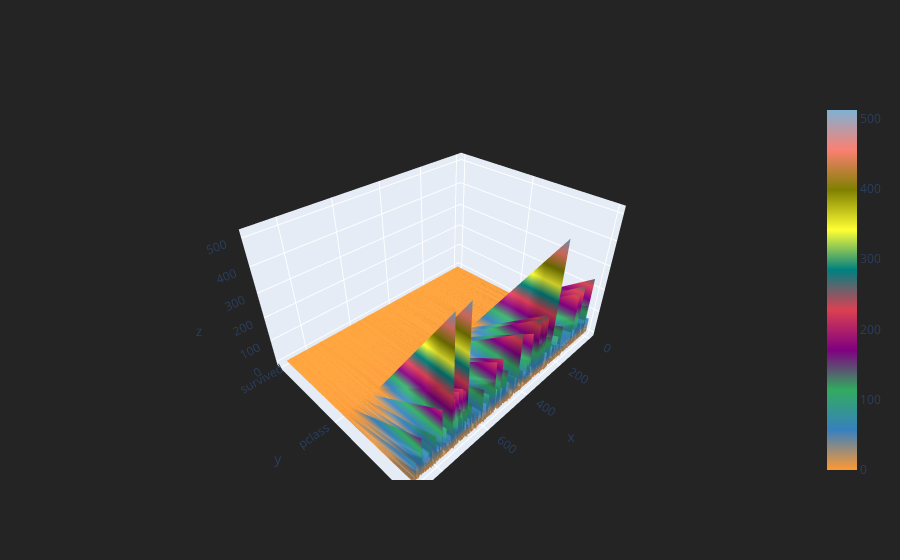

Notebook cell for this chart:
### Code cell
#lets see what kind of structure df2 is going to show 
df2.iplot(kind = 'surface')

### Figure 1 — Plotly figure (JSON) as saved in the notebook; plotly's stock layout.template omitted (floating-point values rounded to 4 significant figures; data arrays with more than 128 entries replaced by an {"elided": "..."} marker saying what was removed)
{"data": [{"colorscale": [[0, "rgb(255, 153, 51)"], [0.1111, "rgb(55, 128, 191)"], [0.2222, "rgb(50, 171, 96)"], [0.3333, "rgb(128, 0, 128)"], [0.4444, "rgb(219, 64, 82)"], [0.5556, "rgb(0, 128, 128)"], [0.6667, "rgb(255, 255, 51)"], [0.7778, "rgb(128, 128, 0)"], [0.8889, "rgb(251, 128, 114)"], [1, "rgb(128, 177, 211)"]], "type": "surface", "x": {"elided": "891 int values"}, "y": ["survived", "pclass", "fare"], "z": {"elided": "3x891 float values"}}], "layout": {"legend": {"bgcolor": "#242424", "font": {"color": "#F4F4F4"}}, "paper_bgcolor": "#242424", "plot_bgcolor": "#242424", "title": {"font": {"color": "#F4F4F4"}}, "xaxis": {"gridcolor": "#343434", "showgrid": true, "tickfont": {"color": "#A4A4A4"}, "title": {"font": {"color": "#A4A4A4"}, "text": ""}, "zerolinecolor": "#444444"}, "yaxis": {"gridcolor": "#343434", "showgrid": true, "tickfont": {"color": "#A4A4A4"}, "title": {"font": {"color": "#A4A4A4"}, "text": ""}, "zerolinecolor": "#444444"}}}
